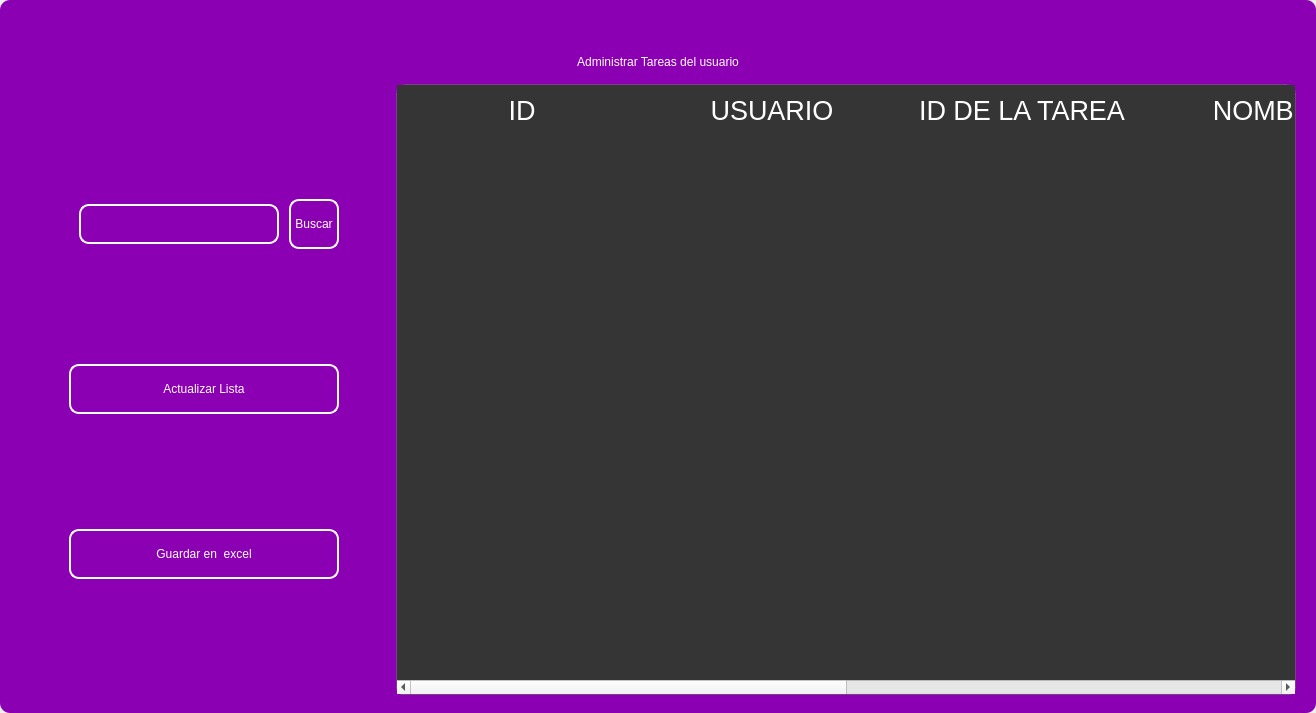
<?xml version="1.0" encoding="UTF-8"?>
<ui version="4.0">
 <class>MainWindow</class>
 <widget class="QMainWindow" name="MainWindow">
  <property name="geometry">
   <rect>
    <x>0</x>
    <y>0</y>
    <width>1316</width>
    <height>713</height>
   </rect>
  </property>
  <property name="windowTitle">
   <string>MainWindow</string>
  </property>
  <property name="styleSheet">
   <string notr="true"/>
  </property>
  <widget class="QWidget" name="centralwidget">
   <property name="styleSheet">
    <string notr="true"/>
   </property>
   <layout class="QVBoxLayout" name="verticalLayout">
    <property name="spacing">
     <number>0</number>
    </property>
    <property name="leftMargin">
     <number>0</number>
    </property>
    <property name="topMargin">
     <number>0</number>
    </property>
    <property name="rightMargin">
     <number>0</number>
    </property>
    <property name="bottomMargin">
     <number>0</number>
    </property>
    <item>
     <widget class="QFrame" name="frame">
      <property name="enabled">
       <bool>true</bool>
      </property>
      <property name="styleSheet">
       <string notr="true">
QFrame {
border-radius:10px;
background-color: rgb(140, 0, 179);
 }
</string>
      </property>
      <property name="frameShape">
       <enum>QFrame::StyledPanel</enum>
      </property>
      <property name="frameShadow">
       <enum>QFrame::Raised</enum>
      </property>
      <layout class="QVBoxLayout" name="verticalLayout_2">
       <item>
        <widget class="QFrame" name="frame_superior">
         <property name="minimumSize">
          <size>
           <width>0</width>
           <height>40</height>
          </size>
         </property>
         <property name="maximumSize">
          <size>
           <width>16777215</width>
           <height>40</height>
          </size>
         </property>
         <property name="styleSheet">
          <string notr="true">QPushButton{
border-radius:18px;
}

QPushButton:hover{
	background-color: rgb(0, 0, 0);
}
</string>
         </property>
         <property name="frameShape">
          <enum>QFrame::StyledPanel</enum>
         </property>
         <property name="frameShadow">
          <enum>QFrame::Raised</enum>
         </property>
         <layout class="QHBoxLayout" name="horizontalLayout_3">
          <property name="spacing">
           <number>4</number>
          </property>
          <property name="leftMargin">
           <number>0</number>
          </property>
          <property name="topMargin">
           <number>0</number>
          </property>
          <property name="rightMargin">
           <number>0</number>
          </property>
          <property name="bottomMargin">
           <number>0</number>
          </property>
          <item>
           <widget class="QPushButton" name="btn_icon">
            <property name="text">
             <string/>
            </property>
            <property name="iconSize">
             <size>
              <width>40</width>
              <height>40</height>
             </size>
            </property>
           </widget>
          </item>
          <item>
           <spacer name="horizontalSpacer_2">
            <property name="orientation">
             <enum>Qt::Horizontal</enum>
            </property>
            <property name="sizeHint" stdset="0">
             <size>
              <width>443</width>
              <height>20</height>
             </size>
            </property>
           </spacer>
          </item>
          <item>
           <widget class="QPushButton" name="btn_exit">
            <property name="minimumSize">
             <size>
              <width>38</width>
              <height>38</height>
             </size>
            </property>
            <property name="maximumSize">
             <size>
              <width>38</width>
              <height>38</height>
             </size>
            </property>
            <property name="cursor">
             <cursorShape>PointingHandCursor</cursorShape>
            </property>
            <property name="text">
             <string/>
            </property>
            <property name="iconSize">
             <size>
              <width>35</width>
              <height>35</height>
             </size>
            </property>
           </widget>
          </item>
          <item>
           <widget class="QPushButton" name="bt_minimizar">
            <property name="minimumSize">
             <size>
              <width>38</width>
              <height>38</height>
             </size>
            </property>
            <property name="maximumSize">
             <size>
              <width>38</width>
              <height>38</height>
             </size>
            </property>
            <property name="cursor">
             <cursorShape>PointingHandCursor</cursorShape>
            </property>
            <property name="text">
             <string/>
            </property>
            <property name="icon">
             <iconset>
              <normaloff>image/minus.svg</normaloff>image/minus.svg</iconset>
            </property>
            <property name="iconSize">
             <size>
              <width>38</width>
              <height>38</height>
             </size>
            </property>
           </widget>
          </item>
          <item>
           <widget class="QPushButton" name="bt_maximizar">
            <property name="minimumSize">
             <size>
              <width>38</width>
              <height>38</height>
             </size>
            </property>
            <property name="maximumSize">
             <size>
              <width>38</width>
              <height>38</height>
             </size>
            </property>
            <property name="cursor">
             <cursorShape>PointingHandCursor</cursorShape>
            </property>
            <property name="text">
             <string/>
            </property>
            <property name="icon">
             <iconset>
              <normaloff>image/chevron-up.svg</normaloff>image/chevron-up.svg</iconset>
            </property>
            <property name="iconSize">
             <size>
              <width>38</width>
              <height>38</height>
             </size>
            </property>
           </widget>
          </item>
          <item>
           <widget class="QPushButton" name="bt_restaurar">
            <property name="minimumSize">
             <size>
              <width>38</width>
              <height>38</height>
             </size>
            </property>
            <property name="maximumSize">
             <size>
              <width>38</width>
              <height>38</height>
             </size>
            </property>
            <property name="cursor">
             <cursorShape>PointingHandCursor</cursorShape>
            </property>
            <property name="text">
             <string/>
            </property>
            <property name="icon">
             <iconset>
              <normaloff>image/chevron-down.svg</normaloff>image/chevron-down.svg</iconset>
            </property>
            <property name="iconSize">
             <size>
              <width>38</width>
              <height>38</height>
             </size>
            </property>
           </widget>
          </item>
          <item>
           <widget class="QPushButton" name="bt_cerrar">
            <property name="minimumSize">
             <size>
              <width>38</width>
              <height>38</height>
             </size>
            </property>
            <property name="maximumSize">
             <size>
              <width>38</width>
              <height>38</height>
             </size>
            </property>
            <property name="cursor">
             <cursorShape>PointingHandCursor</cursorShape>
            </property>
            <property name="text">
             <string/>
            </property>
            <property name="icon">
             <iconset>
              <normaloff>image/x.svg</normaloff>image/x.svg</iconset>
            </property>
            <property name="iconSize">
             <size>
              <width>38</width>
              <height>38</height>
             </size>
            </property>
           </widget>
          </item>
         </layout>
        </widget>
       </item>
       <item>
        <widget class="QLabel" name="label">
         <property name="styleSheet">
          <string notr="true">font: 30pt &quot;MS Shell Dlg 2&quot;;
color: rgb(255, 255, 255);</string>
         </property>
         <property name="text">
          <string>Administrar Tareas del usuario</string>
         </property>
         <property name="alignment">
          <set>Qt::AlignCenter</set>
         </property>
        </widget>
       </item>
       <item>
        <widget class="QFrame" name="frame_3">
         <property name="minimumSize">
          <size>
           <width>0</width>
           <height>0</height>
          </size>
         </property>
         <property name="frameShape">
          <enum>QFrame::StyledPanel</enum>
         </property>
         <property name="frameShadow">
          <enum>QFrame::Raised</enum>
         </property>
         <layout class="QHBoxLayout" name="horizontalLayout_4">
          <property name="leftMargin">
           <number>9</number>
          </property>
          <property name="topMargin">
           <number>9</number>
          </property>
          <property name="rightMargin">
           <number>9</number>
          </property>
          <item>
           <layout class="QVBoxLayout" name="verticalLayout_4">
            <property name="spacing">
             <number>50</number>
            </property>
            <property name="sizeConstraint">
             <enum>QLayout::SetDefaultConstraint</enum>
            </property>
            <property name="leftMargin">
             <number>50</number>
            </property>
            <property name="topMargin">
             <number>50</number>
            </property>
            <property name="rightMargin">
             <number>50</number>
            </property>
            <property name="bottomMargin">
             <number>50</number>
            </property>
            <item>
             <layout class="QHBoxLayout" name="horizontalLayout">
              <property name="spacing">
               <number>10</number>
              </property>
              <property name="leftMargin">
               <number>10</number>
              </property>
              <property name="topMargin">
               <number>0</number>
              </property>
              <property name="bottomMargin">
               <number>0</number>
              </property>
              <item>
               <widget class="QLineEdit" name="searchtxt">
                <property name="minimumSize">
                 <size>
                  <width>200</width>
                  <height>25</height>
                 </size>
                </property>
                <property name="maximumSize">
                 <size>
                  <width>150</width>
                  <height>40</height>
                 </size>
                </property>
                <property name="styleSheet">
                 <string notr="true">QLabel {
	color: rgb(255, 255, 254);
	font: 12pt &quot;Arial&quot;;
	background-color: rgba(0, 0, 0,0);
}

QTextEdit{
background-color: rgba(0, 0, 0,0);
border-radius:10px; 
font: 12pt &quot;Arial&quot;;
color: rgb(255, 255, 254);
border: 2px solid  rgb(255, 255, 255);

}

QTextEdit:hover{
background-color: rgba(0, 0, 0,0);
border-radius:10px; 
font: 12pt &quot;Arial&quot;;
border: 2px solid  rgb(120, 0, 171);
}

QTextEdit:focus{
background-color: rgb(0, 0, 0);
border-radius:10px; 
font: 12pt &quot;Arial&quot;;
border: 2px solid rgb(120, 0, 171);
}

QLineEdit{
background-color: rgba(0, 0, 0,0);
border-radius:10px; 
font: 12pt &quot;Arial&quot;;
color: rgb(255, 255, 254);
border: 2px solid  rgb(255, 255, 255);

}

QLineEdit:hover{
background-color: rgba(0, 0, 0,0);
border-radius:10px; 
font: 12pt &quot;Arial&quot;;
border: 2px solid  rgb(120, 0, 171);
}

QLineEdit:focus{
background-color: rgb(0, 0, 0);
border-radius:10px; 
font: 12pt &quot;Arial&quot;;
border: 2px solid rgb(120, 0, 171);
}

QCheckBox{
	font: 12pt &quot;Arial&quot;;
	color: rgb(255, 255, 255);
}

QCheckBox::indicator {
    width: 18px;
    height:18px;
}

QCheckBox::indicator:unchecked {
   background-image: url(image/square.svg);
}

QCheckBox::indicator:checked {
   background-image: url(image/check-square.svg);
}

QPushButton{
border-radius:10px; 
font: 12pt &quot;Arial&quot;;
color: rgb(255, 255, 254);
border: 2px solid #ffffff;
}

QPushButton:hover{
border-radius:10px; 
font: 12pt &quot;Arial&quot;;
color: rgb(255, 255, 255);
border: 2px solid rgb(120, 0, 171);
	background-color: rgb(120, 0, 171);
}
</string>
                </property>
               </widget>
              </item>
              <item>
               <widget class="QPushButton" name="btn_search">
                <property name="sizePolicy">
                 <sizepolicy hsizetype="Minimum" vsizetype="Fixed">
                  <horstretch>0</horstretch>
                  <verstretch>0</verstretch>
                 </sizepolicy>
                </property>
                <property name="minimumSize">
                 <size>
                  <width>0</width>
                  <height>15</height>
                 </size>
                </property>
                <property name="maximumSize">
                 <size>
                  <width>100</width>
                  <height>50</height>
                 </size>
                </property>
                <property name="cursor">
                 <cursorShape>PointingHandCursor</cursorShape>
                </property>
                <property name="styleSheet">
                 <string notr="true">QPushButton{
border-radius:10px; 
font: 12pt &quot;Arial&quot;;
color: rgb(255, 255, 254);
border: 2px solid #ffffff;
}

QPushButton:hover{
border-radius:10px; 
font: 12pt &quot;Arial&quot;;
color: rgb(255, 255, 255);
border: 2px solid rgb(120, 0, 171);
	background-color: rgb(120, 0, 171);
}</string>
                </property>
                <property name="text">
                 <string>Buscar</string>
                </property>
               </widget>
              </item>
             </layout>
            </item>
            <item>
             <widget class="QPushButton" name="btn_get">
              <property name="minimumSize">
               <size>
                <width>50</width>
                <height>40</height>
               </size>
              </property>
              <property name="maximumSize">
               <size>
                <width>300</width>
                <height>50</height>
               </size>
              </property>
              <property name="cursor">
               <cursorShape>PointingHandCursor</cursorShape>
              </property>
              <property name="styleSheet">
               <string notr="true">QPushButton{
border-radius:10px; 
font: 12pt &quot;Arial&quot;;
color: rgb(255, 255, 254);
border: 2px solid #ffffff;
}

QPushButton:hover{
border-radius:10px; 
font: 12pt &quot;Arial&quot;;
color: rgb(255, 255, 255);
border: 2px solid rgb(120, 0, 171);
	background-color: rgb(120, 0, 171);
}</string>
              </property>
              <property name="text">
               <string>Actualizar Lista</string>
              </property>
              <property name="iconSize">
               <size>
                <width>35</width>
                <height>35</height>
               </size>
              </property>
             </widget>
            </item>
            <item>
             <widget class="QPushButton" name="btn_excel">
              <property name="minimumSize">
               <size>
                <width>10</width>
                <height>40</height>
               </size>
              </property>
              <property name="maximumSize">
               <size>
                <width>300</width>
                <height>50</height>
               </size>
              </property>
              <property name="cursor">
               <cursorShape>PointingHandCursor</cursorShape>
              </property>
              <property name="styleSheet">
               <string notr="true">QPushButton{
border-radius:10px; 
font: 12pt &quot;Arial&quot;;
color: rgb(255, 255, 254);
border: 2px solid #ffffff;
}

QPushButton:hover{
border-radius:10px; 
font: 12pt &quot;Arial&quot;;
color: rgb(255, 255, 255);
border: 2px solid rgb(120, 0, 171);
	background-color: rgb(120, 0, 171);
}</string>
              </property>
              <property name="text">
               <string>Guardar en  excel</string>
              </property>
              <property name="iconSize">
               <size>
                <width>35</width>
                <height>35</height>
               </size>
              </property>
             </widget>
            </item>
           </layout>
          </item>
          <item>
           <widget class="QTableWidget" name="table_task">
            <property name="minimumSize">
             <size>
              <width>900</width>
              <height>0</height>
             </size>
            </property>
            <property name="maximumSize">
             <size>
              <width>700</width>
              <height>16777215</height>
             </size>
            </property>
            <property name="styleSheet">
             <string notr="true">QTableView {

	border: 1px solid rgba(255,255,255,40);
	border-bottom-right-radius: 7px; 
	border-bottom-left-radius: 7px; 
	color: white;
	font: 15pt &quot;MS Shell Dlg 2&quot;;
	background-color: rgb(53, 53, 53);
}

QHeaderView::section {
background-color: rgb(53, 53, 53);
color: white;
border: none;
height: 50px;
font-size: 20pt;
}

QTableView::item {
    border-style: none;
    border-bottom: 1px solid rgba(255,255,255,50);
    padding-left: auto;
    padding-right: auto;
}

QTableView::item:selected{
	border: none;
	color: rgb(255, 255, 255);
    background-color: rgba(255, 255, 255, 50);
}
</string>
            </property>
            <property name="lineWidth">
             <number>1</number>
            </property>
            <property name="editTriggers">
             <set>QAbstractItemView::NoEditTriggers</set>
            </property>
            <attribute name="horizontalHeaderDefaultSectionSize">
             <number>250</number>
            </attribute>
            <column>
             <property name="text">
              <string>ID</string>
             </property>
            </column>
            <column>
             <property name="text">
              <string>USUARIO</string>
             </property>
            </column>
            <column>
             <property name="text">
              <string>ID DE LA TAREA</string>
             </property>
            </column>
            <column>
             <property name="text">
              <string>NOMBRE</string>
             </property>
            </column>
            <column>
             <property name="text">
              <string>DESCRIPCIÓN</string>
             </property>
            </column>
            <column>
             <property name="text">
              <string>ESTADO</string>
             </property>
            </column>
           </widget>
          </item>
         </layout>
        </widget>
       </item>
      </layout>
     </widget>
    </item>
   </layout>
  </widget>
 </widget>
 <resources/>
 <connections/>
</ui>
